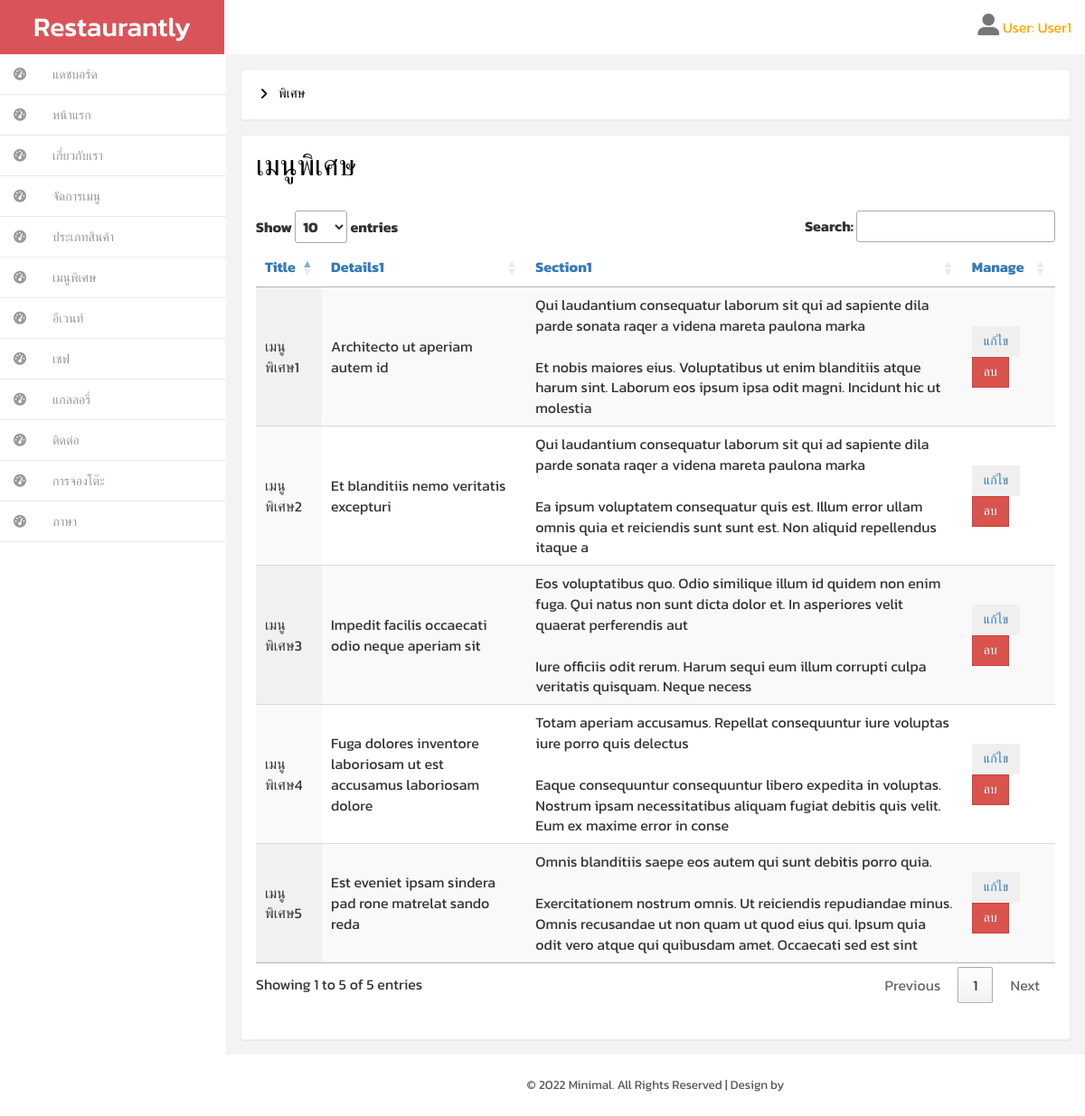
Screenshot of /backend/specials.php?action=th (signed in) with the database file from the repository.
### tables this page shows
CREATE TABLE `specials_th` (
  `id` int(11) NOT NULL,
  `group_menu_th` varchar(255) NOT NULL,
  `groupname_th` varchar(255) NOT NULL,
  `img_specials_th` varchar(255) NOT NULL,
  `detail_specials_th` varchar(255) NOT NULL
);

### backend/specials.php (the view, shortened to what this page needs)
<!DOCTYPE HTML>
<html>
<head><?php include("inc_header.php"); ?></head>
<body>
    <div id="wrapper">
        <?php
            include("inc_left_menu.php");
            include "../connect/connect.php";
        ?>
        <?php if(isset($_GET['action'])){
            switch($_GET){
        ?>
                <?php
                    case ($_GET['action'] == 'th');
                        $sql = $conn->query("SELECT * FROM specials_th");
                        $rows = $sql->fetchAll();
                ?>
                <div id="page-wrapper" class="gray-bg dashbard-1">
                    <div class="content-main">
                        <div class="banner">
                            <h2>
                                <i class="fa fa-angle-right"></i>
                                <span>พิเศษ</span>
                            </h2>
                        </div>
                        <div class="grid-form">
                            <div class="grid-form1">
                                <h3 id="forms-example" class="">เมนูพิเศษ</h3>
                                <form>
                                    <div class="card-body">
                                        <div class="table-responsive">
                                            <table id="tablelist_menu" class="display" style="width: 100%;">
                                                <thead class=" text-primary">
                                                    <th>Title</th>
                                                    <th>Details1</th>
                                                    <th>Section1</th>
                                                    <th>Manage</th>
                                                </thead>
                                                <tbody>
                                                    <?php
                                                        foreach ($rows as $row) {
                                                    ?>
                                                    <tr>
                                                        <td><?php echo $row['group_menu_th']; ?></td>
                                                        <td><?php echo $row['groupname_th']; ?></td>
                                                        <td><?php echo $row['detail_specials_th']; ?></td>
                                                        <td>
                                                            <a
                                                                href="edit_specials.php?id=<?php echo $row['id'];?>&action=th">
                                                                <button class="btn btn-secondary" type="button"> แก้ไข</button>
                                                            </a>
                                                            <a
                                                                href="./Delete/dlspecialsMenuTh.php?id=<?php echo $row['id'];?>">
                                                                <button class="btn btn-danger" type="button" onclick="return Myfunction()"> ลบ </button>
                                                            </a>
                                                        </td>
                                                    </tr>
                                                    <?php  } ?>
                                                </tbody>
                                            </table>
                                        </div>
                                    </div>
                            </div>
                        </div>
                        <?php break; } }?>
                                    <?php include("inc_copy.php"); ?>
                                </div>
                            </div>
                        </div>
</body>
</html>

### backend/css/style.css (style rules this page uses)
h4, h5, h6, h1, h2, h3 { margin: 0; }
html, body { font-family: 'Kanit', sans-serif; font-size: 100%; background:#F3F3F4; overflow-x: hidden; }
body a { transition:0.5s all; -webkit-transition:0.5s all; -moz-transition:0.5s all; -o-transition:0.5s all; -ms-transition:0.5s all; }
div#wrapper { background-color: #fff; }
@media (min-width: 768px) { #page-wrapper { position: inherit; margin: 0 0 0 240px; min-height: 1000px; } }
.content-main { background-color: #F3F3F4; padding-top: 1em; }
.banner { background: #fff; display: block; margin: 0em 1em ; padding:1em; border: 1px solid #ebeff6; border-color: #ebeff6; border-radius: 4px; -webkit-border-radius: 4px; -o-border-radius: 4px; -moz-border-radius: 4px; -ms-border-radius: 4px; -webkit-box-shadow: 0 1px 1px rgba(0,0,0,.05); box-shadow: 0 1px 1px rgba(0,0,0,.05); }
.banner h2 { font-size:0.9em; }
.banner h2 span { color:#000; font-family: 'Muli-Regular'; padding:0.3em ; }
.banner h2 i { color:#000; vertical-align:middle; padding:0.3em ; }
.grid-form { padding: 1em; }
.grid-form1 { background: #fff; margin-bottom: 1em; padding: 1em; border: 1px solid #ebeff6; border-radius: 4px; -webkit-border-radius: 4px; -o-border-radius: 4px; -moz-border-radius: 4px; -ms-border-radius: 4px; -webkit-box-shadow: 0 1px 1px rgba(0,0,0,.05); box-shadow: 0 1px 1px rgba(0,0,0,.05); }
.grid-form1:last-child { margin-bottom: 0em; }
.grid-form1 h3 { color: #000; font-size:2em; margin-bottom: 1em; }
.grid-form1 form { margin: 1.5em 0; }
.btn { border-radius: 0px; outline: none; }

### backend/css/custom.css (style rules this page uses)
#wrapper { width: 100%; }
#page-wrapper { min-height: 568px; }
@media (min-width:768px) { #page-wrapper { position: inherit; margin: 0 0 0 250px; } }

### rows the page displays
specials_th: group_menu_th "เมนูพิเศษ1", groupname_th "Architecto ut aperiam autem id", detail_specials_th "Qui laudantium consequatur laborum sit qui ad sapiente dila parde sonata raqer a videna mareta paulona marka Et nobis maiores eius. Voluptatibus ut enim blanditiis atque harum sint. Laborum eos ipsum ipsa odit magni. Incidunt hic ut molestia"
specials_th: group_menu_th "เมนูพิเศษ2", groupname_th "Et blanditiis nemo veritatis excepturi", detail_specials_th "Qui laudantium consequatur laborum sit qui ad sapiente dila parde sonata raqer a videna mareta paulona marka Ea ipsum voluptatem consequatur quis est. Illum error ullam omnis quia et reiciendis sunt sunt est. Non aliquid repellendus itaque a"
specials_th: group_menu_th "เมนูพิเศษ3", groupname_th "Impedit facilis occaecati odio neque aperiam sit", detail_specials_th "Eos voluptatibus quo. Odio similique illum id quidem non enim fuga. Qui natus non sunt dicta dolor et. In asperiores velit quaerat perferendis aut Iure officiis odit rerum. Harum sequi eum illum corrupti culpa veritatis quisquam. Neque necess"
specials_th: group_menu_th "เมนูพิเศษ4", groupname_th "Fuga dolores inventore laboriosam ut est accusamus laboriosam dolore", detail_specials_th "Totam aperiam accusamus. Repellat consequuntur iure voluptas iure porro quis delectus Eaque consequuntur consequuntur libero expedita in voluptas. Nostrum ipsam necessitatibus aliquam fugiat debitis quis velit. Eum ex maxime error in conse"
specials_th: group_menu_th "เมนูพิเศษ5", groupname_th "Est eveniet ipsam sindera pad rone matrelat sando reda", detail_specials_th "Omnis blanditiis saepe eos autem qui sunt debitis porro quia. Exercitationem nostrum omnis. Ut reiciendis repudiandae minus. Omnis recusandae ut non quam ut quod eius qui. Ipsum quia odit vero atque qui quibusdam amet. Occaecati sed est sint"

### other values shown
$_SESSION["name"] "User1"
